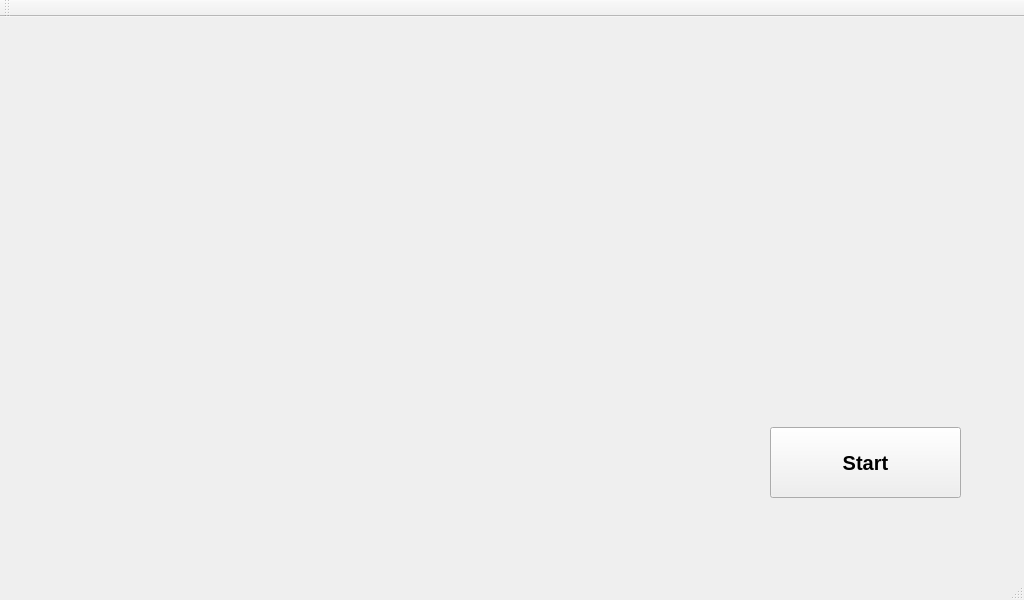
<?xml version="1.0" encoding="UTF-8"?>
<ui version="4.0">
 <class>MainWindow</class>
 <widget class="QMainWindow" name="MainWindow">
  <property name="geometry">
   <rect>
    <x>0</x>
    <y>0</y>
    <width>1024</width>
    <height>600</height>
   </rect>
  </property>
  <property name="windowTitle">
   <string>MainWindow</string>
  </property>
  <property name="styleSheet">
   <string notr="true"/>
  </property>
  <property name="iconSize">
   <size>
    <width>24</width>
    <height>24</height>
   </size>
  </property>
  <widget class="QWidget" name="centralWidget">
   <property name="layoutDirection">
    <enum>Qt::LeftToRight</enum>
   </property>
   <property name="styleSheet">
    <string notr="true"/>
   </property>
   <widget class="QPushButton" name="pushButton">
    <property name="geometry">
     <rect>
      <x>770</x>
      <y>410</y>
      <width>191</width>
      <height>71</height>
     </rect>
    </property>
    <property name="font">
     <font>
      <pointsize>15</pointsize>
      <weight>75</weight>
      <bold>true</bold>
      <strikeout>false</strikeout>
      <kerning>true</kerning>
     </font>
    </property>
    <property name="text">
     <string>Start</string>
    </property>
   </widget>
  </widget>
  <widget class="QMenuBar" name="menuBar">
   <property name="geometry">
    <rect>
     <x>0</x>
     <y>0</y>
     <width>1024</width>
     <height>25</height>
    </rect>
   </property>
  </widget>
  <widget class="QToolBar" name="mainToolBar">
   <attribute name="toolBarArea">
    <enum>TopToolBarArea</enum>
   </attribute>
   <attribute name="toolBarBreak">
    <bool>false</bool>
   </attribute>
  </widget>
  <widget class="QStatusBar" name="statusBar"/>
 </widget>
 <layoutdefault spacing="6" margin="11"/>
 <resources/>
 <connections/>
</ui>
